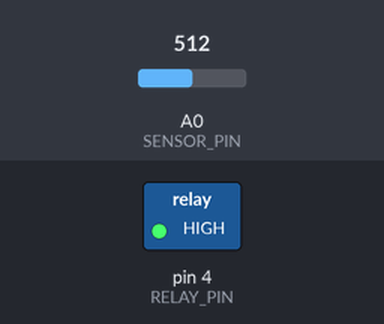
This sketch was run on a simulated Arduino Uno, built with avr-gcc and run on an emulated ATmega328P. Shown: switched loads named in the sketch (green lamp = pin HIGH). The inputs (shaded band) are chosen by the test bench; at power-on: A0 (SENSOR_PIN) = 512. What the sketch prints to the serial monitor is not drawn.

Above: at 1.8 s.
1.9 s: A0 (SENSOR_PIN) set to 469
3.4 s: A0 (SENSOR_PIN) set to 438
At 5.2 s:
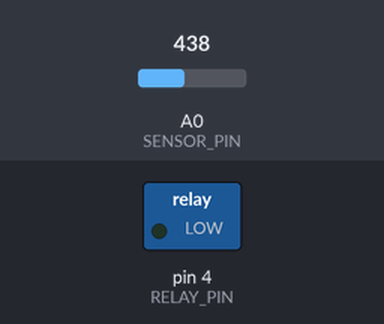
5.5 s: A0 (SENSOR_PIN) set to 460
At 6.8 s:
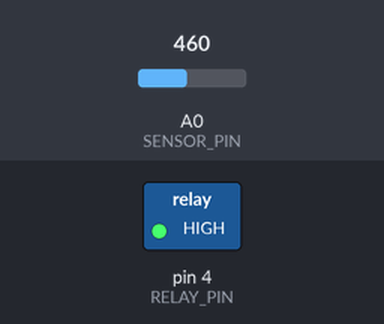
7.5 s: A0 (SENSOR_PIN) set to 440
At 8.4 s:
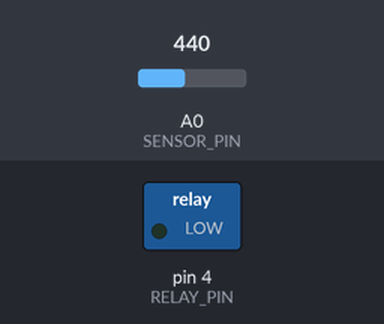
Timing chart, 0 to 10.5 s (numbered marks = the images above; inputs shaded):
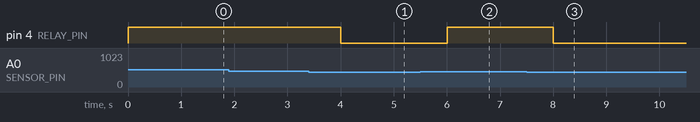

The sketch:

Auto_watering.ino
```cpp
#include <Arduino.h>

const int SENSOR_PIN = A0;  // Analog pin 0
const int RELAY_PIN = 4;    // Use pin 4 (not conflicting with Serial)

void setup() {
  pinMode(RELAY_PIN, OUTPUT);
  digitalWrite(RELAY_PIN, HIGH); // Start with relay OFF (active-low)
  Serial.begin(9600);

}

void loop() {
  int moisture = analogRead(SENSOR_PIN);

  Serial.print("Moisture: ");
  Serial.print(moisture);

  if (moisture > 450) {
    digitalWrite(RELAY_PIN, HIGH);  // Activate relay (active-low)
    Serial.println(" → PUMP ON");
  } else {
    digitalWrite(RELAY_PIN, LOW); // Deactivate relay
    Serial.println(" → PUMP OFF");
  }

  delay(1000);
}
```

Measured:
- the behaviour switches between 451 and 450 on A0 (SENSOR_PIN) (found by bisection; images 0 and 1)
- after the input at 1.9 s, every drawn part: stays the same
- after the input at 3.4 s, pin 4 (RELAY_PIN): HIGH → LOW after 0.60 s
- after the input at 5.5 s, pin 4 (RELAY_PIN): LOW → HIGH after 0.50 s
- after the input at 7.5 s, pin 4 (RELAY_PIN): HIGH → LOW after 0.50 s
